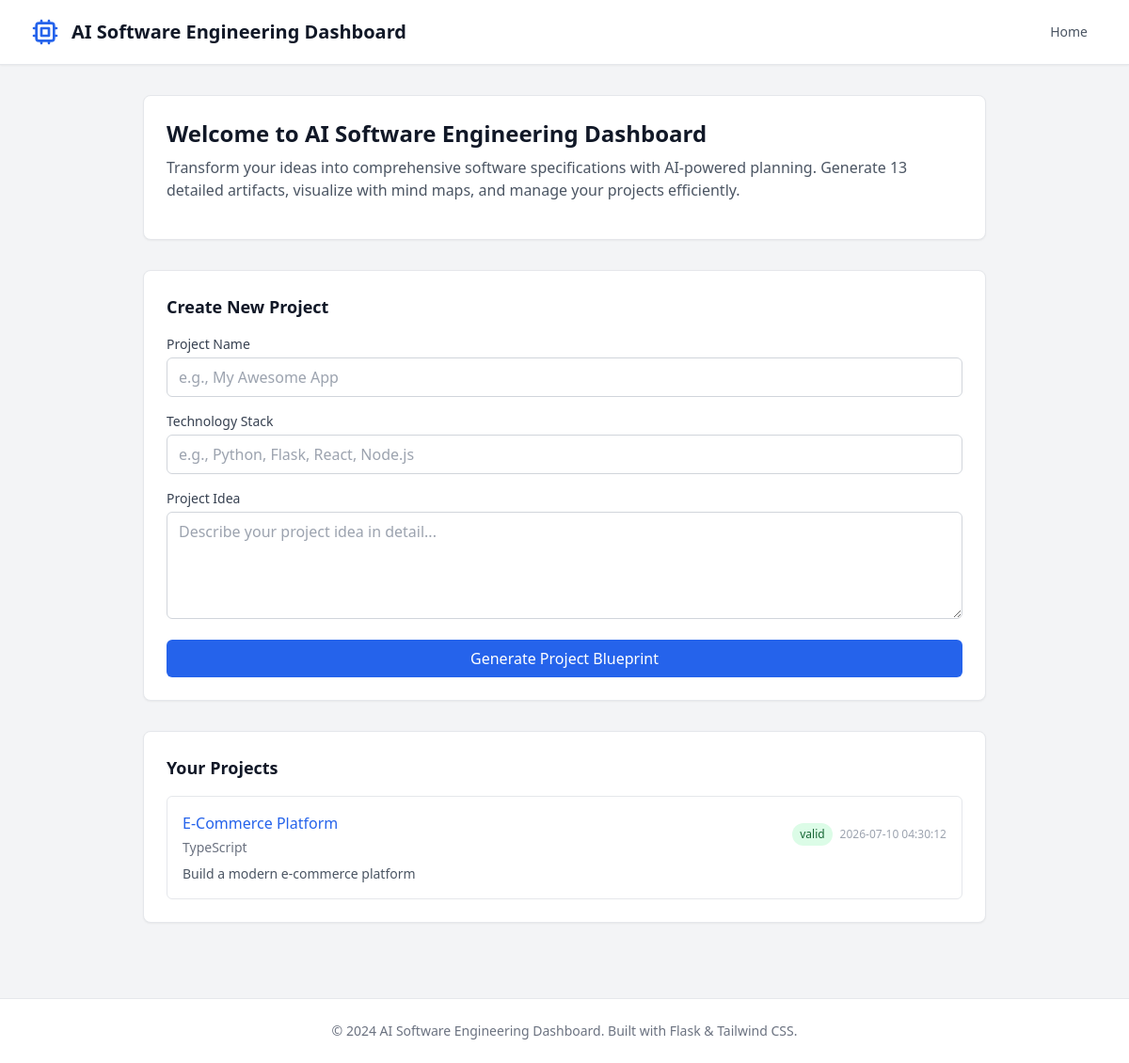
Before: / with the older database file.
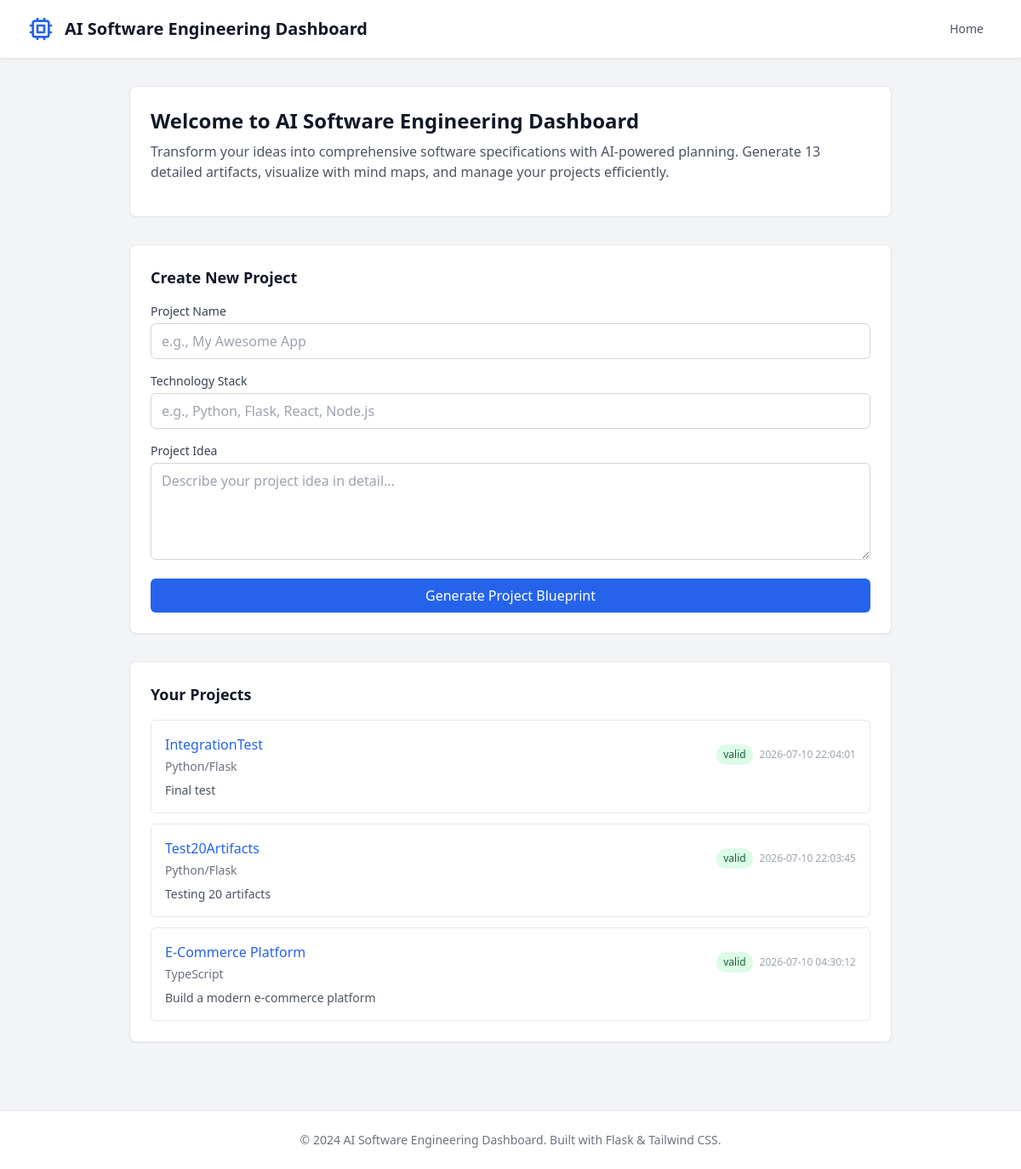
After: the same page with the newer database file.
### tables this page shows
CREATE TABLE projects (
            id INTEGER PRIMARY KEY AUTOINCREMENT,
            name TEXT NOT NULL,
            stack TEXT NOT NULL,
            idea TEXT NOT NULL,
            blueprint_json TEXT,
            markdown_content TEXT,
            mindmap_content TEXT,
            validation_status TEXT DEFAULT 'pending',
            status TEXT DEFAULT 'active',
            created_at TIMESTAMP DEFAULT CURRENT_TIMESTAMP,
            updated_at TIMESTAMP DEFAULT CURRENT_TIMESTAMP
        );

### app.py (the view)
@app.route('/')
def index():
    projects = get_all_projects()
    return render_template('index.html', projects=projects)

### lib/storage.py (called while the page is built)
def get_db_connection():
    conn = sqlite3.connect(DB_PATH)
    conn.row_factory = sqlite3.Row
    return conn

def get_all_projects():
    conn = get_db_connection()
    cursor = conn.cursor()
    cursor.execute('SELECT * FROM projects ORDER BY created_at DESC')
    rows = cursor.fetchall()
    conn.close()
    return [dict(row) for row in rows]

### templates/index.html (shortened to what this page needs)
{% extends "base.html" %}
{% block content %}
<div class="max-w-4xl mx-auto">
    <div class="bg-white rounded-lg shadow-sm border p-6 mb-8">
        <h2 class="text-2xl font-bold text-gray-900 mb-2">Welcome to AI Software Engineering Dashboard</h2>
        <p class="text-gray-600 mb-4">
            Transform your ideas into comprehensive software specifications with AI-powered planning.
            Generate 13 detailed artifacts, visualize with mind maps, and manage your projects efficiently.
        </p>
    </div>
    <div class="bg-white rounded-lg shadow-sm border p-6 mb-8">
        <h3 class="text-lg font-semibold text-gray-900 mb-4">Create New Project</h3>
        <form action="/create_project" method="POST" class="space-y-4">
            <div>
                <label for="name" class="block text-sm font-medium text-gray-700 mb-1">Project Name</label>
                <input type="text" id="name" name="name" required
                    class="w-full px-3 py-2 border border-gray-300 rounded-md focus:outline-none focus:ring-2 focus:ring-blue-500 focus:border-transparent"
                    placeholder="e.g., My Awesome App">
            </div>
            <div>
                <label for="stack" class="block text-sm font-medium text-gray-700 mb-1">Technology Stack</label>
                <input type="text" id="stack" name="stack" required
                    class="w-full px-3 py-2 border border-gray-300 rounded-md focus:outline-none focus:ring-2 focus:ring-blue-500 focus:border-transparent"
                    placeholder="e.g., Python, Flask, React, Node.js">
            </div>
            <div>
                <label for="idea" class="block text-sm font-medium text-gray-700 mb-1">Project Idea</label>
                <textarea id="idea" name="idea" required rows="4"
                    class="w-full px-3 py-2 border border-gray-300 rounded-md focus:outline-none focus:ring-2 focus:ring-blue-500 focus:border-transparent"
                    placeholder="Describe your project idea in detail..."></textarea>
            </div>
            <button type="submit"
                class="w-full bg-blue-600 hover:bg-blue-700 text-white font-medium py-2 px-4 rounded-md transition duration-200">
                Generate Project Blueprint
            </button>
        </form>
    </div>
    <div class="bg-white rounded-lg shadow-sm border p-6">
        <h3 class="text-lg font-semibold text-gray-900 mb-4">Your Projects</h3>
        {% if projects %}
        <div class="space-y-3">
            {% for project in projects %}
            <div class="border rounded-md p-4 hover:shadow-md transition duration-200">
                <div class="flex items-center justify-between">
                    <div>
                        <a href="/project/{{ project.id }}" class="text-blue-600 hover:text-blue-800 font-medium">
                            {{ project.name }}
                        </a>
                        <p class="text-sm text-gray-500 mt-1">{{ project.stack }}</p>
                    </div>
                    <div class="flex items-center space-x-2">
                        <span class="px-2 py-1 text-xs rounded-full
                            {% if project.validation_status == 'valid' %}
                                bg-green-100 text-green-800
                            {% elif project.validation_status == 'invalid' %}
                                bg-red-100 text-red-800
                            {% else %}
                                bg-yellow-100 text-yellow-800
                            {% endif %}">
                            {{ project.validation_status }}
                        </span>
                        <span class="text-xs text-gray-400">{{ project.created_at }}</span>
                    </div>
                </div>
                <p class="text-sm text-gray-600 mt-2 line-clamp-2">{{ project.idea }}</p>
            </div>
            {% endfor %}
        </div>
        {% endif %}
    </div>
</div>
{% endblock %}

### templates/base.html (shortened to what this page needs)
<!DOCTYPE html>
<html lang="en">
<head>
    <script src="https://cdn.tailwindcss.com"></script>
</head>
<body class="bg-gray-100 min-h-screen">
    <header class="bg-white shadow-sm border-b">
        <div class="max-w-7xl mx-auto px-4 py-4 sm:px-6 lg:px-8">
            <div class="flex items-center justify-between">
                <div class="flex items-center">
                    <svg class="h-8 w-8 text-blue-600" fill="none" stroke="currentColor" viewBox="0 0 24 24">
                        <path stroke-linecap="round" stroke-linejoin="round" stroke-width="2" d="M9 3v2m6-2v2M9 19v2m6-2v2M5 9H3m2 6H3m18-6h-2m2 6h-2M7 19h10a2 2 0 002-2V7a2 2 0 00-2-2H7a2 2 0 00-2 2v10a2 2 0 002 2zM9 9h6v6H9V9z"/>
                    </svg>
                    <h1 class="ml-3 text-xl font-bold text-gray-900">AI Software Engineering Dashboard</h1>
                </div>
                <nav class="flex space-x-4">
                    <a href="/" class="text-gray-600 hover:text-blue-600 px-3 py-2 rounded-md text-sm font-medium">Home</a>
                </nav>
            </div>
        </div>
    </header>
    <main class="max-w-7xl mx-auto px-4 py-8 sm:px-6 lg:px-8">
        {% block content %}{% endblock %}
    </main>
    <footer class="bg-white border-t mt-12">
        <div class="max-w-7xl mx-auto px-4 py-6 sm:px-6 lg:px-8">
            <p class="text-center text-gray-500 text-sm">
                &copy; 2024 AI Software Engineering Dashboard. Built with Flask & Tailwind CSS.
            </p>
        </div>
    </footer>
</body>
</html>

Changed rows visible on the page:
added projects: name "IntegrationTest", stack "Python/Flask", validation_status "valid", created_at "2026-07-10 22:04:01", idea "Final test"
added projects: name "Test20Artifacts", stack "Python/Flask", validation_status "valid", created_at "2026-07-10 22:03:45", idea "Testing 20 artifacts"
